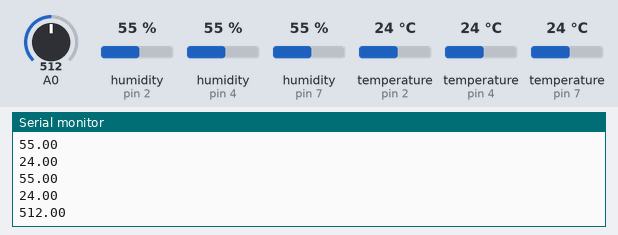
This sketch was run on a simulated Arduino Uno, built with avr-gcc and run on an emulated ATmega328P. Parts: the last lines printed to the serial monitor. The test bench sets the inputs (shaded band); at power-on: humidity (sensors on pin 2, pin 4, pin 7) 55 %, A0 = 512, temperature (sensors on pin 2, pin 4, pin 7) 24 °C.

Above: at 2.2 s.
2.3 s: humidity (sensor on pin 2) set to 22 %
At 12.0 s:
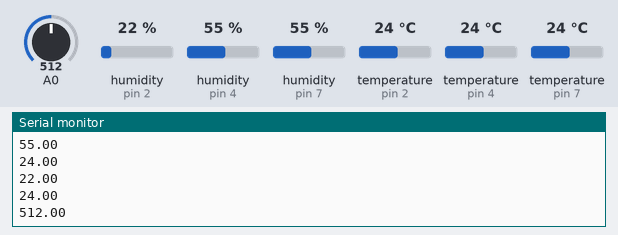
12.3 s: humidity (sensor on pin 4) set to 40 %
22.3 s: humidity (sensor on pin 7) set to 68 %
32.3 s: A0 set to 716
At 42.1 s:
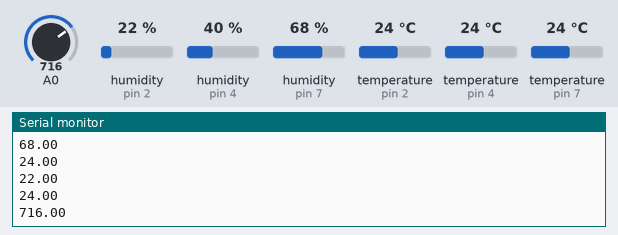
42.3 s: temperature (sensor on pin 2) set to 12 °C
At 52.1 s:
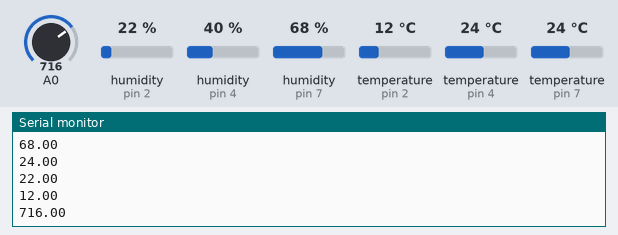
52.3 s: temperature (sensor on pin 4) set to 19 °C
Timing chart, 0 to 55.3 s (numbered marks = the images above; inputs shaded):
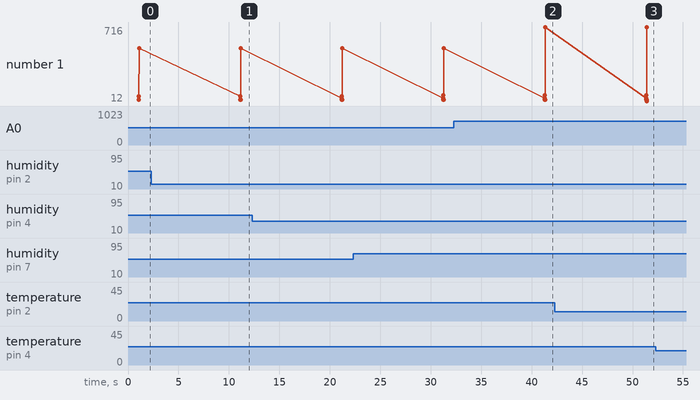

Measured:
- after the input at 2.3 s, the serial monitor: prints a new line after 8.8 s (image 1)
- after the input at 32.3 s, the serial monitor: prints a new line after 9.0 s (image 2)
- after the input at 42.3 s, the serial monitor: prints a new line after 9.1 s (image 3)
- plotted number 1: 512 → 716 after the input at 32.3 s

The sketch:

Adruino_Uno_DHT11_DHT22.ino
```cpp
#include <DHT.h>
#include <Wire.h>
#include <Adafruit_BMP280.h>
#include <SoftwareSerial.h>
#include <ArduinoJson.h>

#define DHT11_UP_PIN 4
#define DHT11_DOWN_PIN 7
#define DHT22_OUTSIDE_PIN 2

#define DHT11_UP DHT11
#define DHT11_DOWN DHT11
#define DHT22_OUTSIDE DHT22

SoftwareSerial nodemcu(5, 6);
DHT dht_up(DHT11_UP_PIN, DHT11_UP);
DHT dht_down(DHT11_DOWN_PIN, DHT11_DOWN);
DHT dht_outside(DHT22_OUTSIDE_PIN, DHT22_OUTSIDE);


float temp;
float hum;
float up_temperature;
float up_humidity;
float down_temperature;
float down_humidity;
float outside_temperature;
float outside_humidity;
float moisture;

void setup() {
  Serial.begin(9600);
  dht_up.begin();
  dht_down.begin();
  dht_outside.begin();
  nodemcu.begin(115200);
  delay(1000);
  while (!Serial) continue;
}

void loop() {

  StaticJsonBuffer<1000> jsonBuffer;
  JsonObject& data = jsonBuffer.createObject();

  mesurements();
  print_mesurements();

  data["downt"] = down_temperature;
  data["upt"] = up_temperature;
  data["outt"] = outside_temperature;
  data["mois"] = moisture;

  data.printTo(nodemcu);
  jsonBuffer.clear();

  delay(10000);
}

void mesurements() {
  up_temperature       = dht_up.readTemperature();
  up_humidity          = dht_up.readHumidity();
  down_temperature       = dht_down.readTemperature();
  down_humidity          = dht_down.readHumidity();
  outside_temperature       = dht_outside.readTemperature();
  outside_humidity          = dht_outside.readHumidity();
  outside_temperature       = dht_outside.readTemperature();
  outside_humidity          = dht_outside.readHumidity();
  moisture             = analogRead(A0);
}

void print_mesurements() {
  //Serial.print("Humidity UP: ");
  Serial.println(up_humidity);
  //Serial.print("Temperature UP: ");
  Serial.println(up_temperature);

  //Serial.print("Humidity DOWN: ");
  Serial.println(down_humidity);
  //Serial.print("Temperature DOWN: ");
  Serial.println(down_temperature);

  //Serial.print("Humidity OUTSIDE: ");
  Serial.println(outside_humidity);
  //Serial.print("Temperature OUTSIDE: ");
  Serial.println(outside_temperature);

  //Serial.print("Moisture Flower: ");
  Serial.println(moisture);
}
```
